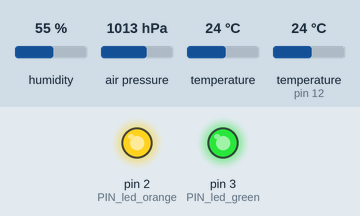
This sketch was run on a simulated Arduino Nano, built with avr-gcc and run on an emulated ATmega328P. On the bench: output pins drawn as LEDs (lit = HIGH). The test bench sets the inputs (shaded band); at power-on: humidity 55 %, air pressure 1013 hPa, temperature 24 °C, temperature (sensor on pin 12) 24 °C. The modem accepts every AT command (registered, SIM ready, sends succeed) and sends nothing else; what the sketch prints to the serial monitor is not drawn.

Above: at 1.6 s.
At 33.6 s:
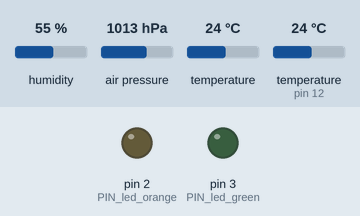
At 35.6 s:
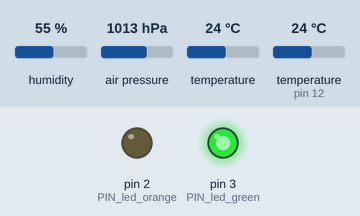
At 40.7 s:
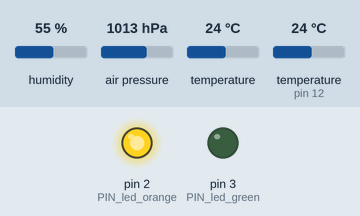
Timing chart, 0 to 75.5 s (numbered marks = the images above):
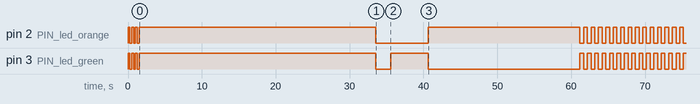

The sketch:

meteocuadros1_ino.ino
```cpp
// (licence header left out)
#include <SoftwareSerial.h>
#include <SFE_BMP180.h>
#include <Wire.h>
#include "DHT.h"


//Pinout
SoftwareSerial Serial_SIM800L(10, 11); // RX, TX for SIM800L
int PIN_led_green = 3;    // D3
int PIN_led_orange = 2;   // D2
int PIN_rain_analog = 1;  // A1
const int PIN_DHT = 12;     // D12


//Read values from sensors
String timestamp;       //GSM-Date & Time (YYMMDDHHmmss)
int rainA;              //Rain Sensor value (analog value 0-1024)
double Temperature;     //Temperature from bmp180 sensor
double Fixed_Pressure;  //Pressure from bmp180 sensor. Fixed to local Altitude
float Humidity;         //Humidity from DHT sensor
float Temperature2;     //Temperature fromo DHT sensor


//GMP180 Sensor (Temp & Press)
SFE_BMP180 bmp180;
#define ALTITUDE 837.0   //LEON (Meters)
char BMP180_wait_time;   //Time to wait for BMP180 query results

//DHT
//#define DHTTYPE DHT11   // DHT 11
#define DHTTYPE DHT22     // DHT 22  (AM2302), AM2321
//#define DHTTYPE DHT21   // DHT 21 (AM2301)
DHT dht(PIN_DHT, DHTTYPE);

//Other vars
int loopNumber;        // loop() function execution counter


/*********************************************************************************/
void setup()
{

  // Open Serial Port for Debug
  Serial.begin(9600);
  Serial.println("Running Setup()...");

  // PinMode LEDs
  pinMode(PIN_led_green, OUTPUT);
  pinMode(PIN_led_orange, OUTPUT);

  // Flash both sensors while setup
  digitalWrite(PIN_led_green, HIGH);
  digitalWrite(PIN_led_orange, HIGH);
  delay(250);
  digitalWrite(PIN_led_green, LOW);
  digitalWrite(PIN_led_orange, LOW);
  delay(250);
  digitalWrite(PIN_led_green, HIGH);
  digitalWrite(PIN_led_orange, HIGH);
  delay(250);
  digitalWrite(PIN_led_green, LOW);
  digitalWrite(PIN_led_orange, LOW);
  delay(250);
  digitalWrite(PIN_led_green, HIGH);
  digitalWrite(PIN_led_orange, HIGH);
  delay(250);
    digitalWrite(PIN_led_green, LOW);
  digitalWrite(PIN_led_orange, LOW);
  delay(250);
  digitalWrite(PIN_led_green, HIGH);
  digitalWrite(PIN_led_orange, HIGH);

  // PinMode Rain Sensor
  pinMode(PIN_rain_analog, INPUT);

  // Open Software-Serial Por for SIM800L Com
  Serial_SIM800L.begin(9600);

  //GPRS Configuration
  delay(30000);                                                      //Time to wait for get GSM Signal
  Serial_SIM800L.println("AT+SAPBR=3,1,\"APN\",\"orangeworld\"");    //Configure GPRS APN
  Serial_SIM800L.flush();
  delay(2000);

  //DHT Start
  dht.begin();

  //bmp180 Start
  bmp180.begin();

  loopNumber = 0;

  //LEDs (both) sequency during setup is:
  //   1. Blink 3 times
  //   2. Stay ON while sensor setup
  //   3. Stay OFF until loop() starts
  digitalWrite(PIN_led_green, LOW);
  digitalWrite(PIN_led_orange, LOW);
  delay(2000);    // Wait a few seconds before start looping

}


/*********************************************************************************/
void loop()
{

  Serial.print("Running loop( ");
  Serial.print(loopNumber);
  Serial.println(")...");

  //LEDs sequency during loop is:
  //    1.  Green ON while reading sensor data
  //    2.  Green OFF when data collected
  //    3.  Orange ON while sending data over GPRS
  //    4.  Orangle OFF when data is sent
  //    5.  BOTH ON while sleeping to the next measure
  //    6.  BOTH OFF before next loop
  digitalWrite(PIN_led_green, HIGH);

  //Getting DateTime from GPS Network
  while(Serial_SIM800L.available() > 0) { Serial_SIM800L.read(); }      // Clean buffer
  Serial_SIM800L.write("AT+CCLK?\r\n");                                 // ASK for Date and Time
  Serial_SIM800L.flush();                                               // Wait until Serial is flushed
  delay(2500);                                                          // Security wait before reading answer
  char SIM800_CCLK_Data[50] = "";                                       // Answer... 50 characters are enough
  if (loopNumber == 0) {
    loopNumber++;
    return;                                                             // In the first loop, do nothing. This is a hack to avoid getting no date and time the first loop. Not very sure why it happens :(
  }
  for (int i=0; i<=50; i++) {
      SIM800_CCLK_Data[i] = Serial_SIM800L.read();                      // Read the answer
  }
  char datetime[] = { SIM800_CCLK_Data[19], \
                      SIM800_CCLK_Data[20], \
                      SIM800_CCLK_Data[22], \
                      SIM800_CCLK_Data[23], \
                      SIM800_CCLK_Data[25], \
                      SIM800_CCLK_Data[26], \
                      SIM800_CCLK_Data[28], \
                      SIM800_CCLK_Data[29], \
                      SIM800_CCLK_Data[31], \
                      SIM800_CCLK_Data[32], \
                      SIM800_CCLK_Data[34], \
                      SIM800_CCLK_Data[35], \
                     '\0'  };
  timestamp = datetime;                                                // <----- USABLE VALUE


  //Getting Analog Rain Sensor Data: 0 (Closed Contact) & 1024 (Open Contact)
  rainA = analogRead(PIN_rain_analog);                                // <----- USABLE VALUE


  //Getting Temperature and Pressure from BMP180. Temperature is neccesary to fix Pressure
  BMP180_wait_time = bmp180.startTemperature();                //This functions returns time in ms you have to wait to receive de data
  delay(BMP180_wait_time);                                     //So you wait that time
  BMP180_wait_time = bmp180.getTemperature(Temperature);       //And then you grab the data

  BMP180_wait_time = bmp180.startPressure(3);
  delay(BMP180_wait_time);
  BMP180_wait_time = bmp180.getPressure(Fixed_Pressure,Temperature);
  Fixed_Pressure = bmp180.sealevel(Fixed_Pressure,ALTITUDE);  //Fix to the local altitude

  //Convert to Strings
  char* Fixed_Pressure_Str_TMP = "";
  dtostrf(Fixed_Pressure,4,0,Fixed_Pressure_Str_TMP);
  String VALUE_Fixed_Pressure = Fixed_Pressure_Str_TMP;                // <----- USABLE VALUE


  //Getting Humidity and Temperature from DHT
  Humidity = dht.readHumidity();
  Temperature2 = dht.readTemperature();

  //Convert to String
  char* Temperature2_Str_TMP = "";
  dtostrf(Temperature2,2,1,Temperature2_Str_TMP);
  String VALUE_Temperature2 = Temperature2_Str_TMP;                    // <----- USABLE VALUE

  char* Humidity_Str_TMP = "";
  dtostrf(Humidity,2,0,Humidity_Str_TMP);
  String VALUE_Humidity = Humidity_Str_TMP;                            // <----- USABLE VALUE
  Serial.println(" Collected Data");
  Serial.print(" Datetime: ");
  Serial.println(timestamp);
  Serial.print(" Humidity %: ");
  Serial.println(VALUE_Humidity);
  Serial.print(" Temperature2: ");
  Serial.println(VALUE_Temperature2);
  Serial.print(" Pressure: ");
  Serial.println(VALUE_Fixed_Pressure);
  Serial.print(" RainA: ");
  Serial.println(rainA);

  digitalWrite(PIN_led_green, LOW);
  digitalWrite(PIN_led_orange, HIGH);


  //Generate HTTP Query
  // KEY=ASDF&DATETIME=201612290833&TEMPERATURAAMBIENTE=12.3&HUMEDADRELATIVA=23&PRESIONATMOSFERICA=916&DETECCIONLLUVIA=0&PLUVIOMETROTICSACTUAL=12&PLUVIOMETROTICSANTERIOR=122

  String HTTPPARA_LINE = "AT+HTTPPARA=\"URL\",\"https://www.whatever.com:443/insert.php?KEY=XxXXXxxXXXxXxxXXXxxxx";     // REMEMBER CHANGING THE >>>>> KEY <<<<<<

  HTTPPARA_LINE.concat("&DATETIME=");
  HTTPPARA_LINE.concat(timestamp);

  HTTPPARA_LINE.concat("&DETECCIONLLUVIA=");
  HTTPPARA_LINE.concat(rainA);

  HTTPPARA_LINE.concat("&TEMPERATURAAMBIENTE=");
  HTTPPARA_LINE.concat(VALUE_Temperature2);

  HTTPPARA_LINE.concat("&HUMEDADRELATIVA=");
  HTTPPARA_LINE.concat(VALUE_Humidity);

  HTTPPARA_LINE.concat("&PRESIONATMOSFERICA=");
  HTTPPARA_LINE.concat(VALUE_Fixed_Pressure);

  HTTPPARA_LINE.concat("\"");

  Serial.print(" HTTP Query: ");
  Serial.println(HTTPPARA_LINE);

  Serial_SIM800L.println("AT+SAPBR=1,1");            // Wake Up Neo...
  delay(5000);
  Serial_SIM800L.println("AT+HTTPINIT");             // HTTP API Start
  delay(2000);
  Serial_SIM800L.println(HTTPPARA_LINE);             // This is the URL
  delay(1000);
  Serial_SIM800L.println("AT+HTTPSSL=1");            // Enable HTTPS
  delay(1000);
  //Serial_SIM800L.println("AT+HTTPSSL?");         // GET
  //delay(5000);
  Serial_SIM800L.println("AT+HTTPACTION=0");         // GET
  delay(10000);
  Serial_SIM800L.println("AT+HTTPTERM");             // HTTP API End
  delay(1000);
  Serial_SIM800L.println("AT+SAPBR=0,1");            // Go to sleep again (energy save)
  Serial_SIM800L.flush();                            // Wait until Serial is flushed

  digitalWrite(PIN_led_orange, LOW);
  Serial.println("End Loop. Sleeping...");
  Serial.println();

  // Sleep for i second blinking both LEDs alternative
  for (int i=0; i<600; i++){
    digitalWrite(PIN_led_green, HIGH);
    digitalWrite(PIN_led_orange, LOW);
    delay(500);
    digitalWrite(PIN_led_green, LOW);
    digitalWrite(PIN_led_orange, HIGH);
    delay (500);
  }
  digitalWrite(PIN_led_green, LOW);
  digitalWrite(PIN_led_orange, LOW);

  loopNumber++;
}
```

Measured:
- by itself, pin 2 (PIN_led_orange): HIGH → LOW at 0.25 s, → HIGH 0.25 s later, → LOW 0.25 s later, → HIGH 0.25 s later, … (37 changes in this stretch)
- by itself, pin 3 (PIN_led_green): HIGH → LOW at 0.25 s, → HIGH 0.25 s later, → LOW 0.25 s later, → HIGH 0.25 s later, … (38 changes in this stretch)
